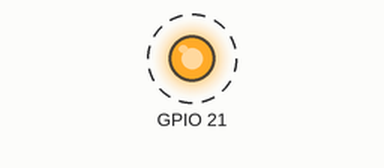
Recording of a program running on a simulated Raspberry Pi (BCM pin numbers). Shown: output pins drawn as LEDs (lit = HIGH). Dashed ring = blinking. At 11.0 s the program stops and its outputs stay as they are.

Above: at 0.5 s.
Timing chart, 0 to 3.0 s (numbered marks = the images above):
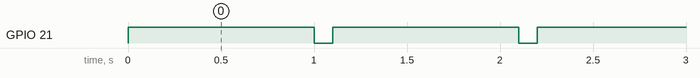

The program:

led_blinking.py
```python
import RPi.GPIO as GPIO
import time


def led_blinking(gpio_port, high_time, low_time, for_count): # port番号, 点滅の間隔, 何回点滅させるか
    # GPIO
    GPIO.setmode(GPIO.BCM)
    GPIO.setup(gpio_port, GPIO.OUT)

    for i in range(for_count):
        GPIO.output(gpio_port, GPIO.HIGH)
        time.sleep(high_time)# 点灯時間
        GPIO.output(gpio_port, GPIO.LOW)
        time.sleep(low_time)# 消灯時間

    GPIO.cleanup()

led_blinking(21, 1, 0.1, 10)
```

Measured:
- by itself, GPIO 21: alternates HIGH for 1.0 s and LOW for 0.10 s
